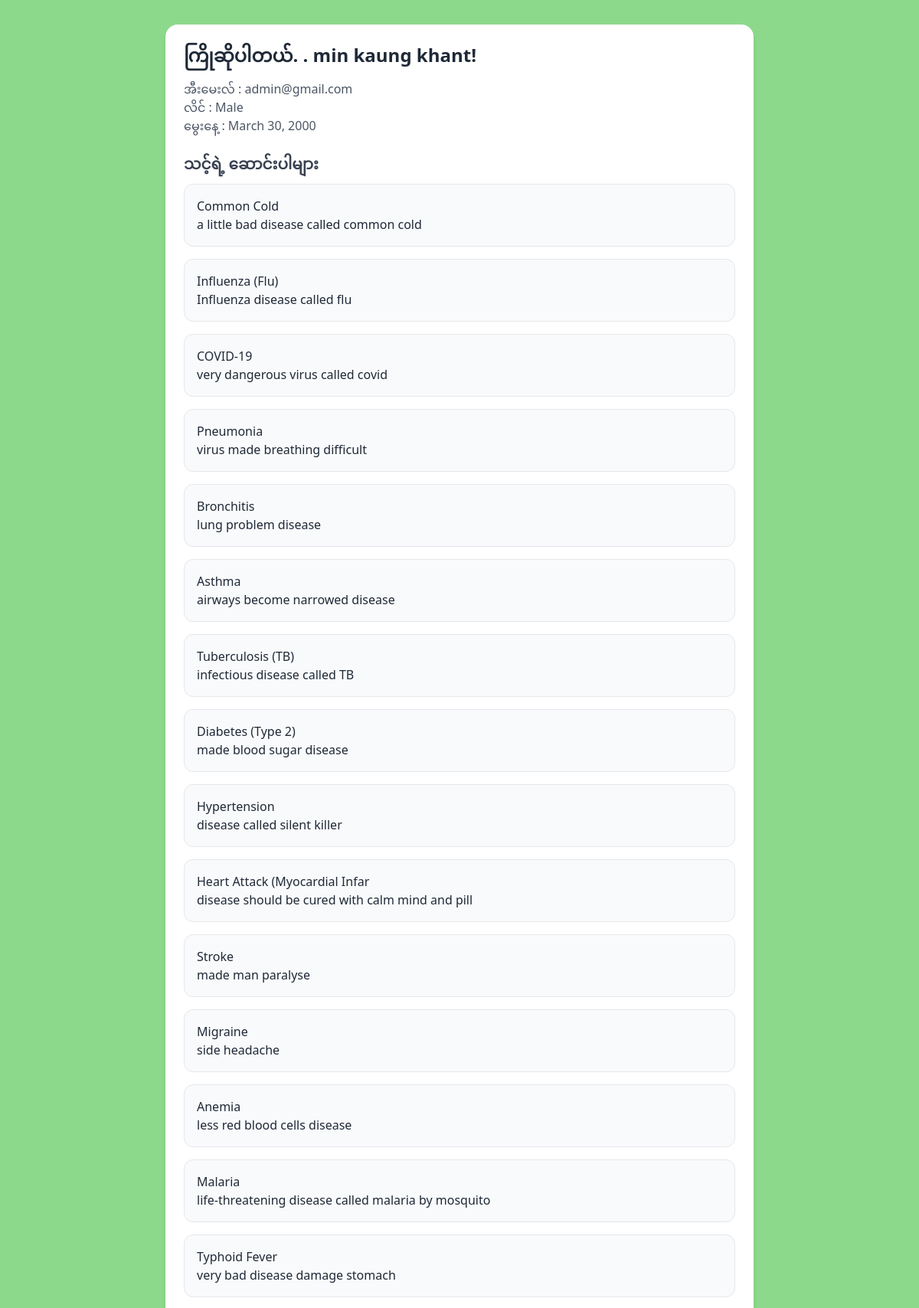
Before: /my_account/ (signed in, upper part) with the older database file.
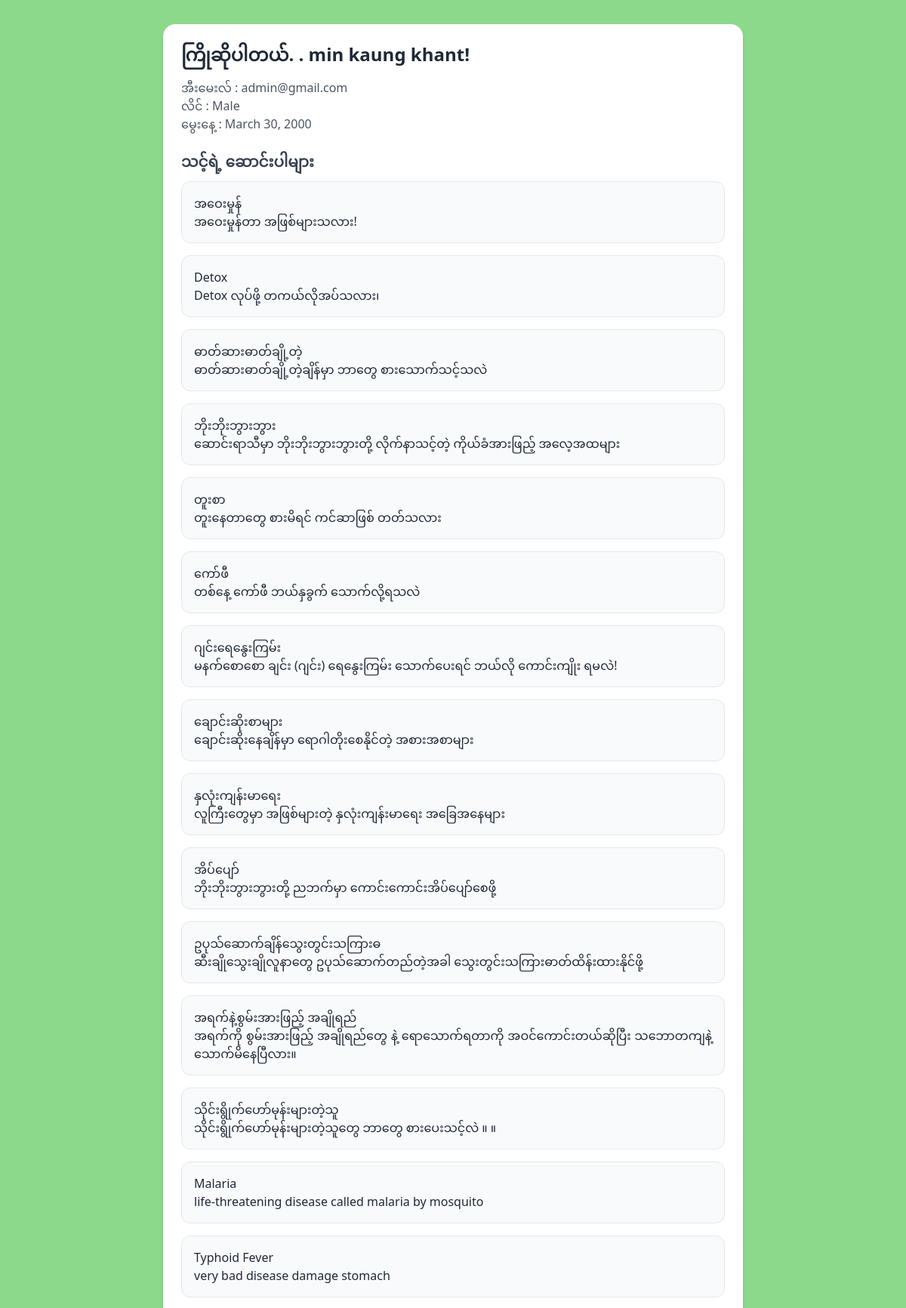
After: the same page with the newer database file.
### article_system/models.py (models this page shows, shortened)
class Article(models.Model):
    name = models.CharField(max_length=30)
    caption = models.TextField(null=True, blank=True)
    topic = models.TextField()
    photo = models.ImageField(upload_to='article_photos/', null=True, blank=True)
    creator = models.ForeignKey(User_Account, on_delete=models.SET_NULL, null=True, blank=True, default="unknown")
    created_time = models.DateTimeField(auto_now_add=True)

### epidemic_stoper_system/views.py (the view)
# urls.py: path('my_account/',my_account,name='my_account'),
def my_account(request):
    if request.method == 'GET':
        if (request.user.is_authenticated):
            my_upload_records = Article.objects.filter(creator=request.user)
            return render(request, 'my_account.html', {'my_records':my_upload_records})
        else:
            return redirect('login')

### epidemic_stoper_system/templates/my_account.html (shortened to what this page needs)
{% load static tailwind_tags %}
<!DOCTYPE html>
<html lang="en">
<head>
    {% tailwind_css %}
</head>
<body  class="bg-[#8cd98c]">
<div class="max-w-3xl mx-auto p-6 bg-white rounded-2xl shadow-md mt-8">
    <h1 class="text-2xl font-bold text-gray-800 mb-4">
        ကြိုဆိုပါတယ်. . {{ request.user.username }}!
    </h1>
    <div class="mb-6">
        <p class="text-gray-600">အီးမေးလ် : {{ user.email }}</p>
        <p class="text-gray-600">လိင် : {{ user.gender }}</p>
        <p class="text-gray-600">မွေးနေ့ : {{ user.DOB }}</p>
    </div>
    <h2 class="text-xl font-semibold text-gray-700 mb-3">
        သင့်ရဲ့ ဆောင်းပါများ
    </h2>
    {% if my_records %}
        <div class="space-y-4">
            {% for post in my_records %}
                <div class="p-4 bg-gray-50 rounded-xl border">
                    <a href="{% url 'article_detail' post.pk %}" ><p class="text-gray-800 text-justify">
                        {{ post.name }}</br>
                        {{ post.caption }}
                    </p></a>
                </div>
            {% endfor %}
        </div>
    {% else %}
        <p class="text-gray-500">သင်အခုထိ ဆောင်းပါးများ မရေးရသေးပါ။</p>
    {% endif %}
</div>
</body>
</html>

Changed rows visible on the page:
changed Article (number 1 of 15 on the later page): name "Common Cold" → "အဝေးမှုန်"; caption "a little bad disease called common cold" → "အဝေးမှုန်တာ အဖြစ်များသလား!"
changed Article: name "Influenza (Flu)" → "Detox"; caption "Influenza disease called flu" → "Detox လုပ်ဖို့ တကယ်လိုအပ်သလား၊"
changed Article (number 3 of 15 on the later page): name "COVID-19" → "ဓာတ်ဆားဓာတ်ချို့တဲ့"; caption "very dangerous virus called covid" → "ဓာတ်ဆားဓာတ်ချို့တဲ့ချိန်မှာ ဘာတွေ စားသောက်သင့်သလဲ"
changed Article: name "Pneumonia" → "ဘိုးဘိုးဘွားဘွား"; caption "virus made breathing difficult" → "ဆောင်းရာသီမှာ ဘိုးဘိုးဘွားဘွားတို့ လိုက်နာသင့်တဲ့ ကိုယ်ခံအားဖြည့် အလေ့အထများ"
changed Article (number 5 of 15 on the later page): name "Bronchitis" → "တူးစာ"; caption "lung problem disease" → "တူးနေတာတွေ စားမိရင် ကင်ဆာဖြစ် တတ်သလား"
changed Article: name "Asthma" → "ကော်ဖီ"; caption "airways become narrowed disease" → "တစ်နေ့ ကော်ဖီ ဘယ်နှခွက် သောက်လို့ရသလဲ"
changed Article: name "Tuberculosis (TB)" → "ဂျင်းရေနွေးကြမ်း"; caption "infectious disease called TB" → "မနက်စောစော ချင်း (ဂျင်း) ရေနွေးကြမ်း သောက်ပေးရင် ဘယ်လို ကောင်းကျိုး ရမလဲ!"
changed Article (number 8 of 15 on the later page): name "Diabetes (Type 2)" → "ချောင်းဆိုးစာများ"; caption "made blood sugar disease" → "ချောင်းဆိုးနေချိန်မှာ ရောဂါတိုးစေနိုင်တဲ့ အစားအစာများ"
changed Article (number 9 of 15 on the later page): name "Hypertension" → "နှလုံးကျန်းမာရေး"; caption "disease called silent killer" → "လူကြီးတွေမှာ အဖြစ်များတဲ့ နှလုံးကျန်းမာရေး အခြေအနေများ"
changed Article: name "Heart Attack (Myocardial Infar" → "အိပ်ပျော်"; caption "disease should be cured with calm mind and pill" → "ဘိုးဘိုးဘွားဘွားတို့ ညဘက်မှာ ကောင်းကောင်းအိပ်ပျော်စေဖို့"
changed Article (number 11 of 15 on the later page): name "Stroke" → "ဥပုသ်ဆောက်ချိန်သွေးတွင်းသကြားဓ"; caption "made man paralyse" → "ဆီးချိုသွေးချိုလူနာတွေ ဥပုသ်ဆောက်တည်တဲ့အခါ သွေးတွင်းသကြားဓာတ်ထိန်းထားနိုင်ဖို့"
changed Article: name "Migraine" → "အရက်နဲ့စွမ်းအားဖြည့် အချိုရည်"; caption "side headache" → "အရက်ကို စွမ်းအားဖြည့် အချိုရည်တွေ နဲ့ ရောသောက်ရတာကို အဝင်ကောင်းတယ်ဆိုပြီး သဘောတကျနဲ့ သောက်မိနေပြီလား။"
changed Article (number 13 of 15 on the later page): name "Anemia" → "သိုင်းရွိုက်ဟော်မုန်းများတဲ့သူ"; caption "less red blood cells disease" → "သိုင်းရွိုက်ဟော်မုန်းများတဲ့သူတွေ ဘာတွေ စားပေးသင့်လဲ ။ ။"
